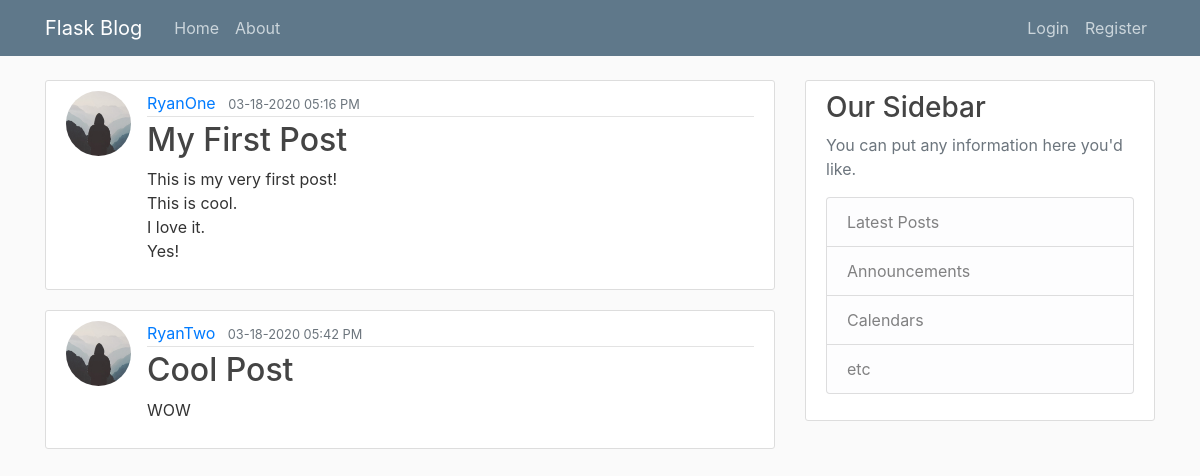
Page /home on the earlier database version.
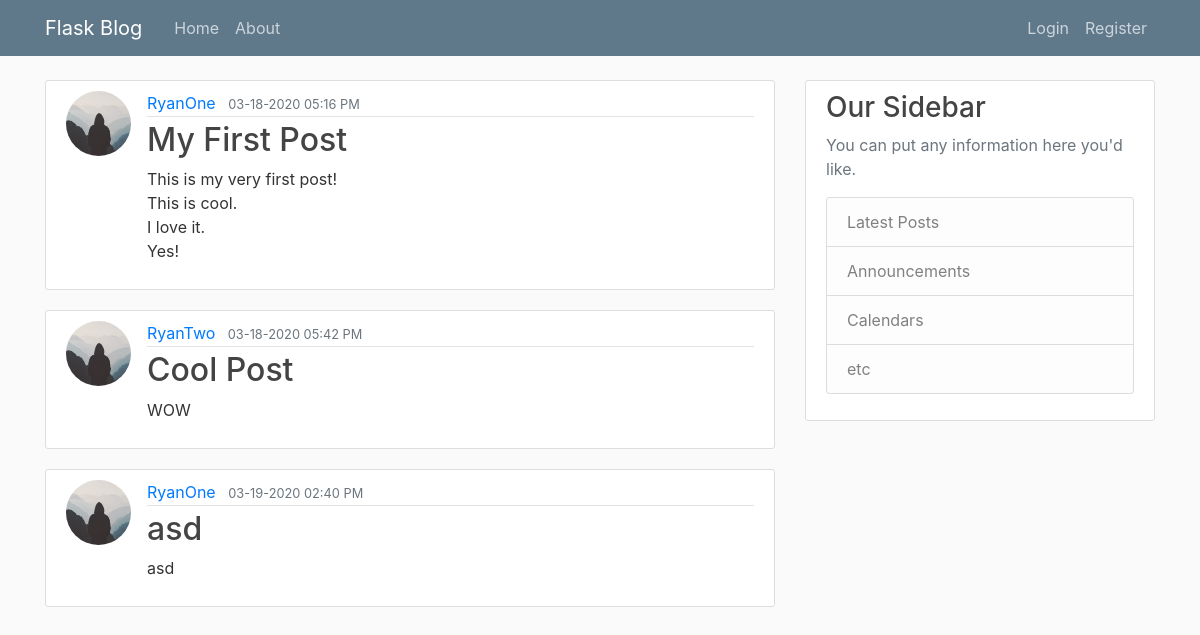
Same page on the later database version.
### fitnessblog/models.py (models this page shows, shortened)
class Post(db.Model):
    id = db.Column(db.Integer, primary_key=True)
    title = db.Column(db.String(100), nullable=False)
    date_posted = db.Column(db.DateTime, nullable=False, default=datetime.utcnow)
    content = db.Column(db.Text, nullable=False)
    user_id = db.Column(db.Integer, db.ForeignKey("user.id"), nullable=False)

class User(db.Model, UserMixin):
    id = db.Column(db.Integer, primary_key=True)
    username = db.Column(db.String(20), unique=True, nullable=False)
    email = db.Column(db.String(120), unique=True, nullable=False)
    image_file = db.Column(db.String(20), nullable=False, default="default.jpg")
    password = db.Column(db.String(60), nullable=False)
    posts = db.relationship("Post", backref="author", lazy=True)

### fitnessblog/routes.py (the view)
@app.route("/")
@app.route("/home")
def home():
    posts = Post.query.all()
    return render_template("home.html", posts=posts)

### fitnessblog/templates/home.html
{% extends "layout.html" %}
{% block content %}
  {% for post in posts %}
    <article class="media content-section">
      <img class="rounded-circle article-img" src="{{ url_for('static', filename='profile_pics/' + post.author.image_file) }}">
      <div class="media-body">
        <div class="article-metadata">
          <a class="mr-2" href="#">{{ post.author.username }}</a>
          <small class="text-muted">{{ post.date_posted.strftime('%m-%d-%Y %I:%M %p') }}</small>
        </div>
        <h2><a class="article-title" href="{{ url_for('post', post_id=post.id) }}">{{ post.title }}</a></h2>
        <p class="article-content">{{ post.content }}</p>
      </div>
    </article>
  {% endfor %}
{% endblock content %}

### fitnessblog/templates/layout.html (shortened to what this page needs)
<!DOCTYPE html>
<html lang="en">
  <head>
    <link rel="stylesheet" href="https://stackpath.bootstrapcdn.com/bootstrap/4.3.1/css/bootstrap.min.css">
    <link rel="stylesheet" type="text/css" href="{{ url_for('static', filename='main.css') }}">
  </head>
    <body>
      <header class="site-header">
        <nav class="navbar navbar-expand-md navbar-dark bg-steel fixed-top">
          <div class="container">
            <a class="navbar-brand mr-4" href="/">Flask Blog</a>
            <div class="collapse navbar-collapse" id="navbarToggle">
              <div class="navbar-nav mr-auto">
                <a class="nav-item nav-link" href="{{ url_for('home') }}">Home</a>
                <a class="nav-item nav-link" href="{{ url_for('about') }}">About</a>
              </div>
              <div class="navbar-nav">
                {% if current_user.is_authenticated %}
                  <a class="nav-item nav-link" href="{{ url_for('new_post') }}">Create Post</a>
                  <a class="nav-item nav-link" href="{{ url_for('account') }}">Account</a>
                  <a class="nav-item nav-link" href="{{ url_for('logout') }}">Logout</a>
                {% else %}
                  <a class="nav-item nav-link" href="{{ url_for('login') }}">Login</a>
                  <a class="nav-item nav-link" href="{{ url_for('register') }}">Register</a>
                {% endif %}
              </div>
            </div>
          </div>
        </nav>
      </header>
      <main role="main" class="container">
        <div class="row">
          <div class="col-md-8">
            {% block content %}{% endblock %}
          </div>
          <div class="col-md-4">
            <div class="content-section">
              <h3>Our Sidebar</h3>
              <p class='text-muted'>You can put any information here you'd like.
                <ul class="list-group">
                  <li class="list-group-item list-group-item-light">Latest Posts</li>
                  <li class="list-group-item list-group-item-light">Announcements</li>
                  <li class="list-group-item list-group-item-light">Calendars</li>
                  <li class="list-group-item list-group-item-light">etc</li>
                </ul>
              </p>
            </div>
          </div>
        </div>
      </main>
    </body>
</html>

### fitnessblog/static/main.css (style rules this page uses)
body { background: #fafafa; color: #333333; margin-top: 5rem; }
h1, h2, h3, h4, h5, h6 { color: #444444; }
.bg-steel { background-color: #5f788a; }
.site-header .navbar-nav .nav-link { color: #cbd5db; }
.content-section { background: #ffffff; padding: 10px 20px; border: 1px solid #dddddd; border-radius: 3px; margin-bottom: 20px; }
.article-title { color: #444444; }
.article-content { white-space: pre-line; }
.article-img { height: 65px; width: 65px; margin-right: 16px; }
.article-metadata { padding-bottom: 1px; margin-bottom: 4px; border-bottom: 1px solid #e3e3e3; }

Differences in the rows shown:
added Post: image_file (placeholder picture), author.username "RyanOne", date_posted "03-19-2020 02:40 PM", title "asd", content "asd"
